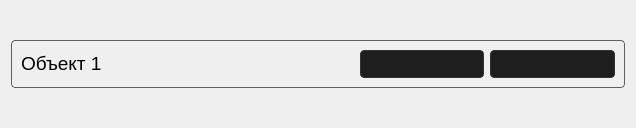
<?xml version="1.0" encoding="UTF-8"?>
<ui version="4.0">
 <class>ObjectRow</class>
 <widget class="QWidget" name="ObjectRow">
  <property name="geometry">
   <rect>
    <x>0</x>
    <y>0</y>
    <width>636</width>
    <height>128</height>
   </rect>
  </property>
  <property name="windowTitle">
   <string>objectRow</string>
  </property>
  <layout class="QHBoxLayout" name="horizontalLayout">
   <item>
    <widget class="QFrame" name="objectRow">
     <property name="sizePolicy">
      <sizepolicy hsizetype="Preferred" vsizetype="Preferred">
       <horstretch>0</horstretch>
       <verstretch>0</verstretch>
      </sizepolicy>
     </property>
     <property name="maximumSize">
      <size>
       <width>16772</width>
       <height>48</height>
      </size>
     </property>
     <property name="styleSheet">
      <string notr="true">QFrame {
	border: 1px solid #5F5F5F;
	border-radius: 4px;
}

QLabel {
	background-color: transparent;
	border: 0px transparent;
}

QPushButton {
    background-color: #1E1E1E;
    color: #FFFFFF;
    border: 1px solid #333333;
    border-radius: 4px;
    font-weight: 500;
	text-align: center;
	height: 36px;
}

QPushButton:hover {
    background-color: #333333;
}

QPushButton:pressed {
    background-color: #BB86FC;
    color: black;
}</string>
     </property>
     <layout class="QHBoxLayout" name="object">
      <item>
       <widget class="QLabel" name="objectNameLabel">
        <property name="text">
         <string>&lt;html&gt;&lt;head/&gt;&lt;body&gt;&lt;p&gt;&lt;span style=&quot; font-size:14pt; font-weight:400;&quot;&gt;Объект 1&lt;/span&gt;&lt;/p&gt;&lt;/body&gt;&lt;/html&gt;</string>
        </property>
       </widget>
      </item>
      <item>
       <spacer name="horizontalSpacer">
        <property name="orientation">
         <enum>Qt::Horizontal</enum>
        </property>
        <property name="sizeType">
         <enum>QSizePolicy::Fixed</enum>
        </property>
        <property name="sizeHint" stdset="0">
         <size>
          <width>208</width>
          <height>23</height>
         </size>
        </property>
       </spacer>
      </item>
      <item>
       <widget class="QPushButton" name="editButton">
        <property name="text">
         <string/>
        </property>
        <property name="icon">
         <iconset>
          <normaloff>../Icons/edit_24dp_FFFFFF.svg</normaloff>../Icons/edit_24dp_FFFFFF.svg</iconset>
        </property>
       </widget>
      </item>
      <item>
       <widget class="QPushButton" name="deleteButton">
        <property name="text">
         <string/>
        </property>
        <property name="icon">
         <iconset>
          <normaloff>../Icons/delete_24dp_FFFFFF.svg</normaloff>../Icons/delete_24dp_FFFFFF.svg</iconset>
        </property>
       </widget>
      </item>
     </layout>
    </widget>
   </item>
  </layout>
 </widget>
 <resources/>
 <connections/>
</ui>
